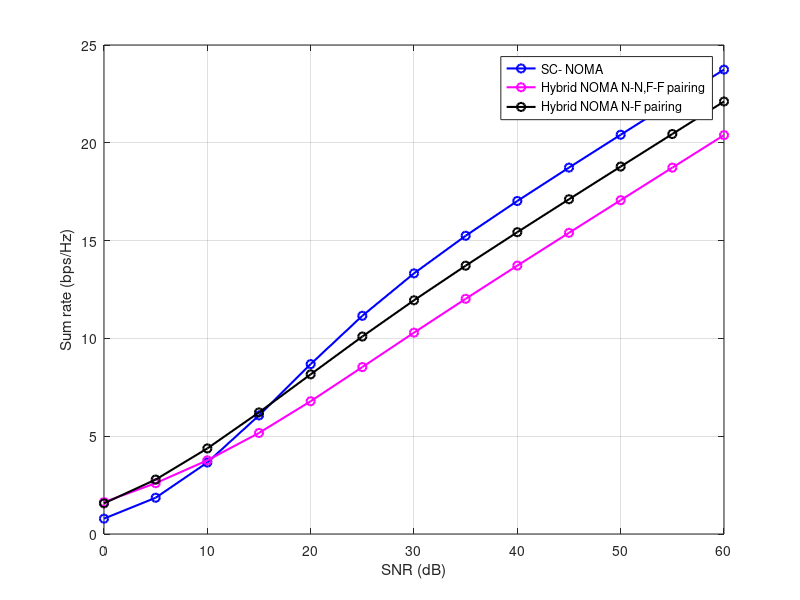
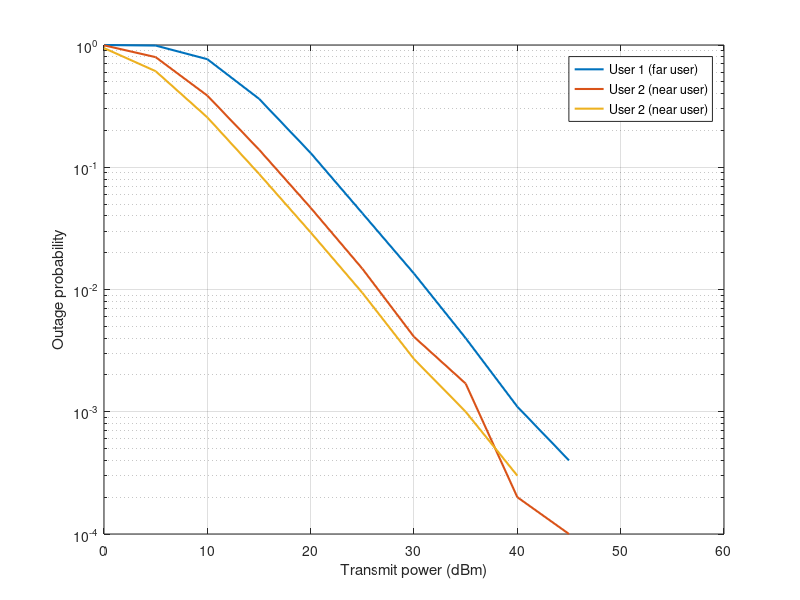

Recreate these plots in MATLAB, in order.
clc; clear variables; close all;

%SNR range
Pt = -114:5:-54;	%in dB
pt = db2pow(Pt);	%in linear scale

N = 10^4;

d1 = 20; d2 = 10; d3 =5; d4=3;      %Distance of users
eta = 3.5;                              %Path loss exponent

%Rayleigh fading coefficients of both users
h1 = (sqrt(d1^-eta))*(randn(N,1) + 1i*randn(N,1))/sqrt(2);
h2 = (sqrt(d2^-eta))*(randn(N,1) + 1i*randn(N,1))/sqrt(2);
h3 = (sqrt(d3^-eta))*(randn(N,1) + 1i*randn(N,1))/sqrt(2);
h4 = (sqrt(d4^-eta))*(randn(N,1) + 1i*randn(N,1))/sqrt(2);
%Channel gains
g1 = (abs(h1)).^2;
g2 = (abs(h2)).^2;
g3 = (abs(h3)).^2;
g4 = (abs(h4)).^2;

BW = 10^6;
No = -174 + 10*log10(BW);
no = (10^-3)*db2pow(No);

%Power allocation coefficients
%a1 = 0.85; a2 = 0.15; a3=0.1; a4 = 1-(a1+a2+a3);
a1 = 0.7; a2 = (3/4)*(1-a1); a3 = (3/4)*(1-(a1+a2)); a4 = 1 - (a1+a2+a3);

%C_noma = zeros(1,length(pt));
%C_oma = zeros(1,length(pt));
for u = 1:length(pt)
    
    %NOMA capacity calculation 4 USER
    C_noma_1 = log2(1 + pt(u)*a1.*g1./(pt(u)*a2.*g1 + pt(u)*a3.*g1+pt(u)*a4.*g1 + no));      %User 1
    C_noma_2 = log2(1 + pt(u)*a2.*g2./(pt(u)*a3.*g2+pt(u)*a4.*g1+no));                       %User 2
    C_noma_3 = log2(1 + pt(u)*a3.*g3./(pt(u)*a4.*g3+no));                                     %USER 3
    C_noma_4 = log2(1 + pt(u)*a4.*g4/no);                                                     %User 4
    C_noma_sum(u) = mean(C_noma_1 + C_noma_2 + C_noma_3+C_noma_4);  %Sum capacity of NOMA
    
    %OMA capacity calculation
    C_oma_1 = (1/3)*log2(1 + pt(u)*g1/no);    %User 1
    C_oma_2 = (1/3)*log2(1 + pt(u)*g2/no);    %User 2
    C_oma_3 = (1/3)*log2(1 + pt(u)*g3/no);    %User 3
    C_oma_4= (1/3)*log2(1 + pt(u)*g4/no);    %User 4
    
    C_oma_sum(u) = mean(C_oma_1 + C_oma_2 + C_oma_3+ C_oma_4); %Sum capacity of OMA
    
    
     %1-2  3-4 (n-n, f-f)
   C1 = (log2(1 + a1.*g1*pt(u)./(a2.*g1*pt(u)+no)));
   C2 = (log2(1 + a2.*g2*pt(u)./no));
   C3 = (log2(1 + a1.*g3*pt(u)./(a2.*g3*pt(u)+no)));
   C4 = (log2(1 + a2.*g4*pt(u)./no));
   
   R1_NNFF_sum(u) = 0.5*(mean(C1+C2+C3+C4));
    
%    %1-4  2-3 (n-f)
    C11 = (log2(1 + a1.*g1*pt(u)./(a2.*g1*pt(u)+no)));
    C44 = (log2(1 + a2.*g4*pt(u)./no));
    C22 = (log2(1 + a1.*g2*pt(u)./(a2.*g2*pt(u)+no)));
    C33 = (log2(1 + a2.*g3*pt(u)./no));
  
   R2_NF_sum(u) = 0.5*(mean(C11+C22+C33+C44));
       
%    %TDMA
%    t1(u) = 0.25*mean(log2(1 + g1*snr(u)));
%    t2(u) = 0.25*mean(log2(1 + g2*snr(u)));
%    t3(u) = 0.25*mean(log2(1 + g3*snr(u)));
%    t4(u) = 0.25*mean(log2(1 + g4*snr(u)));
%    
% %    %NOMA
%    n1(u) = mean(log2(1 + b1.*g1*snr(u)./((b2+b3+b4).*g1*snr(u)+1)));
%    n2(u) = mean(log2(1 + b2.*g2*snr(u)./((b3+b4).*g2*snr(u)+1)));
%    n3(u) = mean(log2(1 + b3.*g3*snr(u)./(b4.*g3*snr(u)+1)));
%    n4(u) = mean(log2(1 + b4.*g4*snr(u)));
%    
% %   
end
    
    
SNR = Pt - No; %In DB the SNR = Power - Noise in liner scale Pt/No
figure;


plot(SNR,C_noma_sum,'o-b','linewidth',1.5);hold on; grid on;
%plot(SNR,C_oma_sum,'o-r','linewidth',1.5); %oma 
plot(SNR,R1_NNFF_sum,'o-m','linewidth',1.5);
plot(SNR,R2_NF_sum,'o-k','linewidth',1.5);

legend('SC- NOMA','Hybrid NOMA N-N,F-F pairing','Hybrid NOMA N-F pairing');
%legend('Hybrid NOMA N-F pairing','Hybrid NOMA N-N,F-F pairing','SC-NOMA','TDMA');
xlabel('SNR (dB)');
ylabel('Sum rate (bps/Hz)');





p = length(SNR);
p1 = zeros(1,length(SNR));
p2 = zeros(1,length(SNR));
p3 = zeros(1,length(SNR));

R1= 0.5; % target data rate bps/HZ
R2=.5;    % taeget data rate bps/HZ

rate1 = 2^R1 -1; % target SNR for far user
rate2= 2^R2 -1;  % target SNR for near user
rate3= 2^R2 -1;  % target SNR for near user
       %Target rate of users in bps/Hz
for u = 1:p
%        Calculate SNRs
    gamma_1 = log2(1+pt(u)*a1.*g1./(pt(u)*(a2+a3)*g1 + no)) ;            % SNR for Far user at D1=500 distance point
    gamma_12 = log2(1 + pt(u)*a1.*g2./(pt(u)*(a2+a3)*g2 + no));  % SNR for Near User at D1=500 Distance Point
    gamma_13= log2(1 + pt(u)*a1.*g3./(pt(u)*(a3)*g3 + no));   % SNR for Near User at D1=500 Distance Point
    gamma_2 =  pt(u)*a2.*g2./(pt(u)*(a3)*g2 + no);               % SNR for Near User at D2=120 m Distance Point
    gamma_23= pt(u)*a2.*g3./(pt(u)*(a3)*g3 + no);
    gamma_3= pt(u)*a3.*g3./no;
    
%      gamma_1 = a1*pt(u)*g1./(a2*pt(u)*g1+no);  % SNR for Far user at D1=1000 distance point
%     gamma_12 = a1*pt(u)*g2./(a2*pt(u)*g2+no); % SNR for Near User at D1=1000 Distance Point
%     gamma_2 = a2*pt(u)*g2/no;                 % SNR for Near User at D2=500 m Distance Point
    
    
%     %Calculate achievable rates
     R1 = log2(1+gamma_1);
     R12 = log2(1+gamma_12);
     R13 = log2(1+gamma_13);
     R2 = log2(1+gamma_2);
     R23 = log2(1+gamma_23); 
     R3 = log2(1+gamma_3);
    
      %NOMA capacity calculation 4 USER
%     C_noma_1 = log2(1 + pt(u)*a1.*g1./(pt(u)*(a2+a3+a4)*g1 + no));      %Capacity Farest 500 mUser 1
%      C_noma_12 = log2(1 + pt(u)*a1.*g2./(pt(u)*(a2+a3+a4)*g2 + no)); % Capacity for user 2 at 120 m point
%     C_noma_2 = log2(1 + pt(u)*a2.*g2./(pt(u)*(a3+a4)*g2 + no));          %User 2 120m 
%      C_noma_12 = log2(1 + pt(u)*a1.*g2./(pt(u)*a3.*g2+pt(u)*a4.*g1+no)); 
     
     
%     C_noma_3 = log2(1 + pt(u)*a3.*g2./(pt(u)*a4.*g1+no));                                     %USER 3
%     C_noma_34 = log2(1 + pt(u)*a3.*g4./(pt(u)*a4.*g4+no));                                     %USER 34
%     C_noma_4 = log2(1 + pt(u)*a4.*g4/no);                                                     %Uesr 4
    
    %Find average of achievable rates
     R1_av(u) = mean(R1 );
     R2_av(u) = mean(R2);
     R3_av(u) = mean(R3);
     R12_av(u) = mean(R12);
     R23_av(u) = mean(R23);
     R13_av(u) = mean(R13);
    
    %Check for outage
    for k = 1:N
        if R1(k) < rate1
            p1(u) = p1(u)+1;
        end
        if (R12(k) < rate1)||(R2(k) < rate2)
            p2(u) = p2(u)+1;
        end
        if (R12(k) < rate1)|| (R23(k)<rate2) ||(R3(k) < rate3)
            p3(u) = p3(u)+1;
        end
    
    end
end

pout1 = p1/N; 
pout2 = p2/N;
pout3 = p3/N;

figure;
semilogy(SNR, pout1, 'linewidth', 1.5); hold on; grid on;
semilogy(SNR, pout2, 'linewidth', 1.5);
semilogy(SNR, pout3, 'linewidth', 1.5);
xlabel('Transmit power (dBm)');
ylabel('Outage probability');
legend('User 1 (far user)','User 2 (near user)','User 2 (near user)');

% % figure;
% % plot(SNR, R1_av, 'linewidth', 1.5); hold on; grid on;
% % plot(SNR, R12_av, 'linewidth', 1.5);
% % plot(SNR, R2_av, 'linewidth', 1.5);
% xlabel('Transmit power (dBm)');
% ylabel('Achievable capacity (bps/Hz)');
% legend('R_1','R_{12}','R_2')
% 
% 
